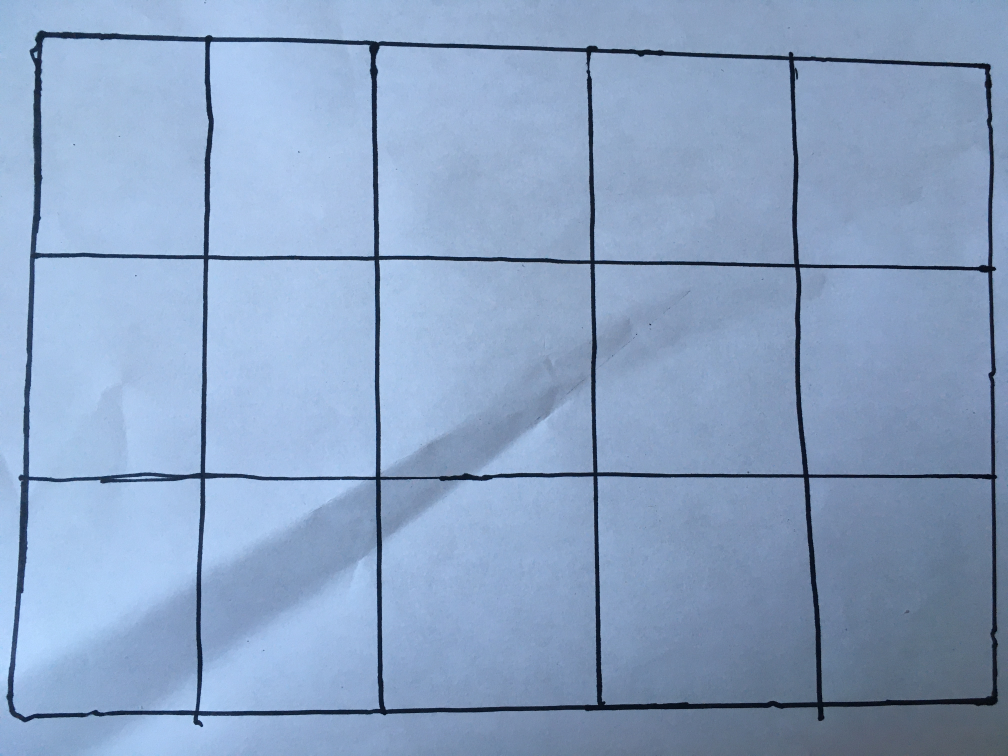
#> input picture IMG_0954.JPG, 4032 x 3024 px (shown at 1/4 size)
$ python maze.py
#> lines starting #> are read from the running program, lines starting #| are printed output that depends on the picture; after the words box and inside, x2 and y2 are one past the last pixel; in counts of white or black regions, pixels touching at a corner belong together
### pic2maze.py
import cv2
from imutils import contours
import numpy as np
import time
# [10 lines left out: function isObstacle, not called in this run]
def p2m(img,height):
	# Load image, grayscale, and adaptive threshold
#> called with img = 'IMG_0954.JPG', height = 5
	image = cv2.imread(img)
#> image is the input picture: shape (3024, 4032, 3); mean B, G, R 195.9, 162.5, 138.5
	gray = cv2.cvtColor(image, cv2.COLOR_BGR2GRAY)
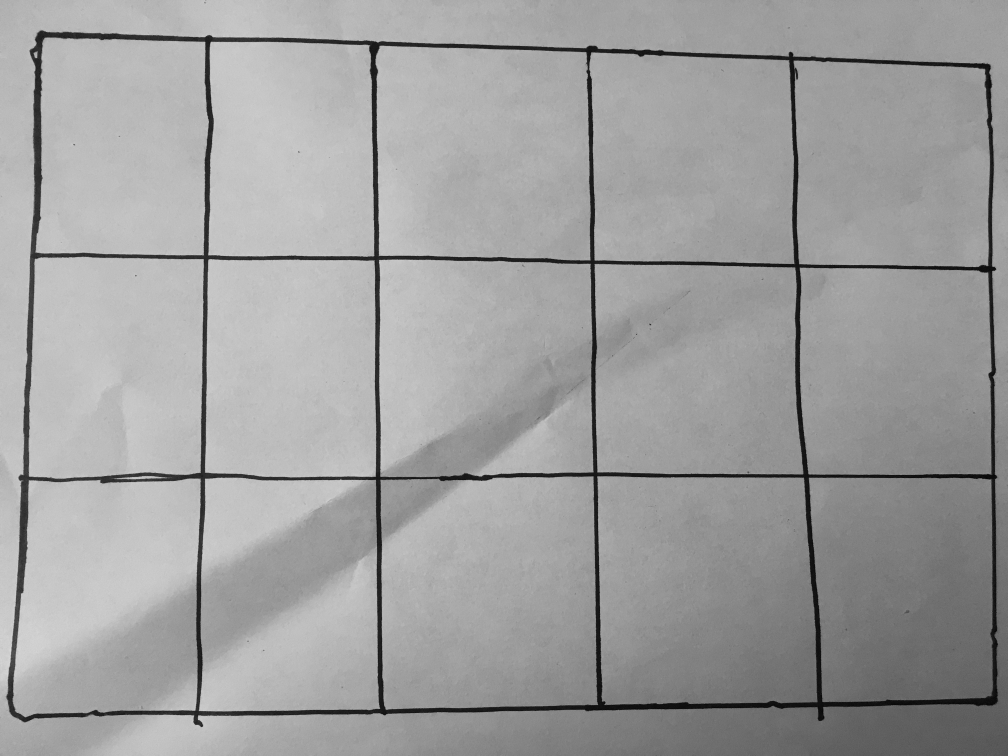
#> gray: shape (3024, 4032) (shown at 1/4 size); min 1, max 228, mean 159.1
	thresh = cv2.adaptiveThreshold(gray,255,cv2.ADAPTIVE_THRESH_GAUSSIAN_C, cv2.THRESH_BINARY_INV,57,5)
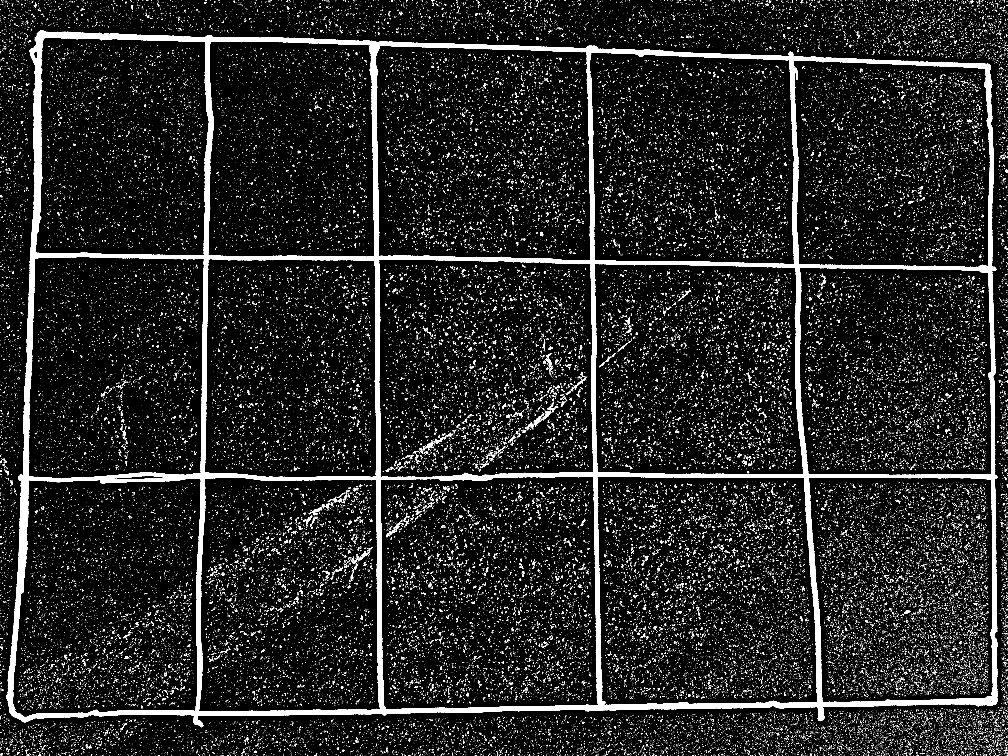
#> thresh: shape (3024, 4032) (shown at 1/4 size); 7.5% white; 76805 white regions (74310 under 20 px), largest, box (x1, y1, x2, y2) and area: (24, 121, 3992, 2909) 552342, (2134, 1642, 2204, 1702) 968, (1234, 2016, 1301, 2061) 607

	# Filter out all numbers and noise to isolate only boxes
	cnts = cv2.findContours(thresh, cv2.RETR_TREE, cv2.CHAIN_APPROX_SIMPLE)
#> cnts = 77228 contours
	cnts = cnts[0] if len(cnts) == 2 else cnts[1]
	for c in cnts:
		area = cv2.contourArea(c)
		if area < 1000:
			cv2.drawContours(thresh, [c], -1, (0,0,0), -1)
#> this loop made 77228 passes
#> (c, area) on passes 1 to 3: ([[4025, 3023], [4026, 3023]], 0), ([[4022, 3023]], 0), ([[3996, 3023]], 0)
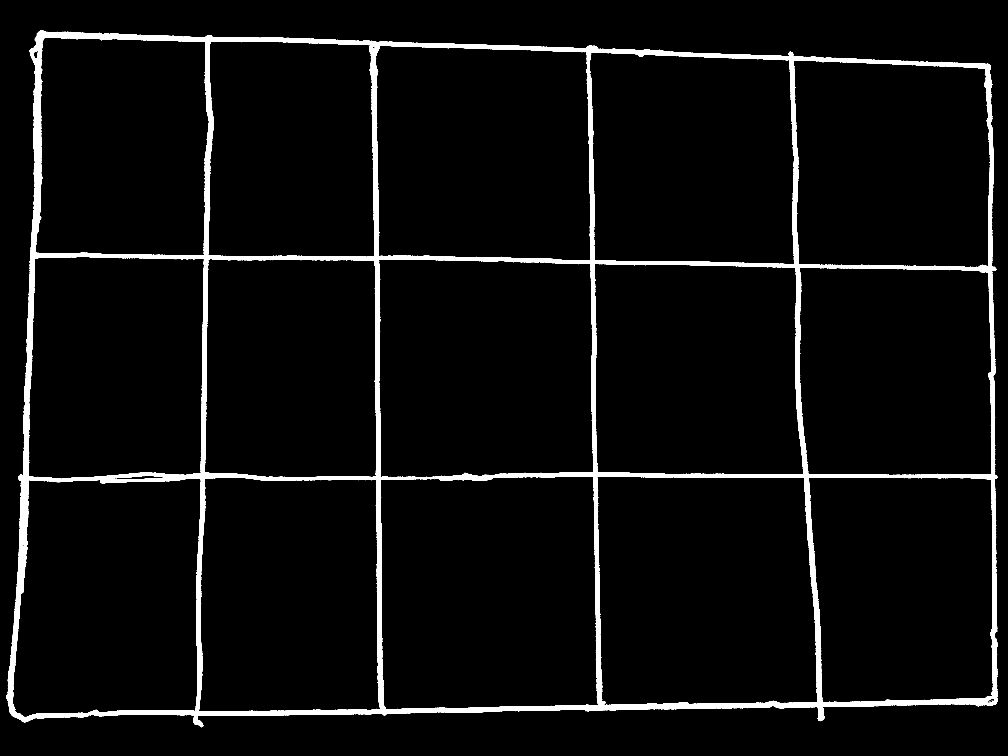
#> thresh: shape (3024, 4032) (shown at 1/4 size); 4.5% white; 10 white regions (9 under 20 px), largest, box (x1, y1, x2, y2) and area: (25, 121, 3992, 2909) 551499

	# Fix horizontal and vertical lines
	vertical_kernel = cv2.getStructuringElement(cv2.MORPH_RECT, (1,5))
#> vertical_kernel = [1, 1, 1, 1, 1]
	thresh = cv2.morphologyEx(thresh, cv2.MORPH_CLOSE, vertical_kernel, iterations=9)
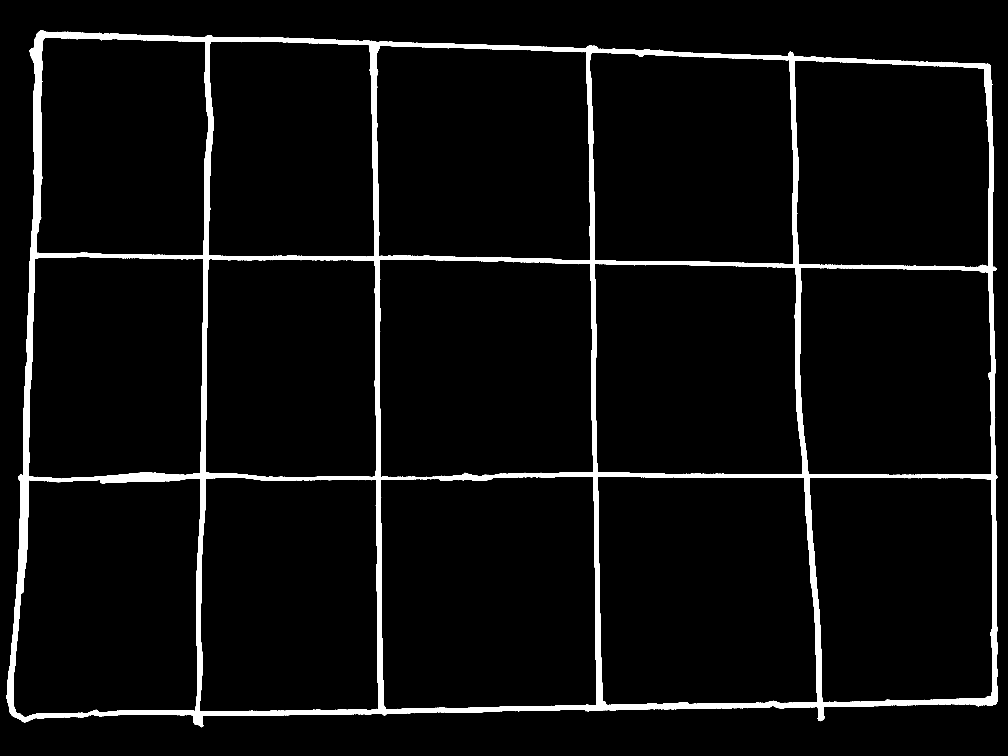
#> thresh: shape (3024, 4032) (shown at 1/4 size); 4.7% white; 2 white regions (1 under 20 px), largest, box (x1, y1, x2, y2) and area: (25, 121, 3992, 2909) 576026
	horizontal_kernel = cv2.getStructuringElement(cv2.MORPH_RECT, (5,1))
#> horizontal_kernel = [[1, 1, 1, 1, 1]]
	thresh = cv2.morphologyEx(thresh, cv2.MORPH_CLOSE, horizontal_kernel, iterations=4)
#> thresh: shape (3024, 4032); 4.8% white; 1 white region, box (x1, y1, x2, y2) and area: (24, 121, 3992, 2909) 584371

	# Sort by top to bottom and each row by left to right
	invert = 255 - thresh
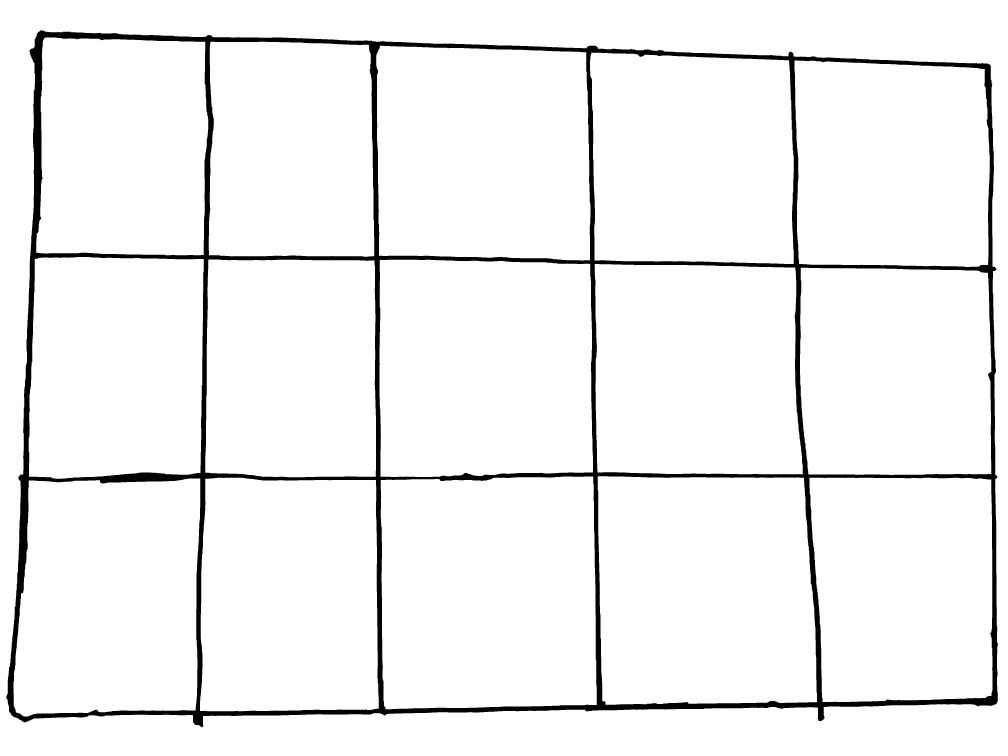
#> invert: shape (3024, 4032) (shown at 1/4 size); 95.2% white; 1 black region
	cnts = cv2.findContours(invert, cv2.RETR_TREE, cv2.CHAIN_APPROX_SIMPLE)
#> cnts = 17 contours; largest, box (x1, y1, x2, y2) and area: (0, 0, 4032, 3024) 12185713, (23, 120, 3993, 2910) 10328740, (1523, 1906, 2387, 2837) 777630, (2391, 1905, 3268, 2819) 763518, (1518, 1039, 2372, 1908) 720404
	cnts = cnts[0] if len(cnts) == 2 else cnts[1]
	(cnts, _) = contours.sort_contours(cnts, method="top-to-bottom")

	rows = []
	row = []
	cnts = cnts[2:]
#> cnts = 15 contours; largest, box (x1, y1, x2, y2) and area: (1523, 1906, 2387, 2837) 777630, (2391, 1905, 3268, 2819) 763518, (1518, 1039, 2372, 1908) 720404, (1505, 183, 2362, 1042) 702048, (2379, 1056, 3211, 1897) 667330
	for (i, c) in enumerate(cnts, 1):
		area = cv2.contourArea(c)
		if True:
			row.append(c)
			if i % height == 0:
				(cnts, _) = contours.sort_contours(row, method="left-to-right")
				rows.append(cnts)
				row = []
#> this loop made 15 passes
#> area on passes 1 to 12: 562640.5, 550907, 702047.5, 652084, 613390, 591509, 580821.5, 720404.5, 667330, 616785.5, 763518, 777630
#> after the loop, rows = 3 items
	cv2.imwrite('thresh.jpg',thresh)
	cv2.imwrite('invert.jpg',invert)
	return(rows)
def checkobs(img,rows):
#> called with img = 'obsmaze.png'
	image = cv2.imread(img)
	pos = 0
	obs = []
	for row in rows:
		for c in row:
			pos += 1
			mask = np.zeros(image.shape, dtype=np.uint8)
			cv2.drawContours(mask, [c], -1, (255,255,255), -1)
			result = cv2.bitwise_and(image, mask)
			result[mask==0] = 255
			cv2.imwrite('hel.jpg',result)
			if isObstacle(result):
				obs.append(pos)
#> this loop made 1 pass
#> after the loop, obs = []; pos = 1
	return(pos, obs)
def main(blank,obs,width):
	return(checkobs('obsmaze.png',p2m('IMG_0954.JPG',width)))

### maze.py
import numpy as np
import pic2maze
class GridWorld(object):
    # [13 lines left out: function __init__, not called in this run]
    def isTerminalState(self, state):
        return(state in self.stateSpacePlus and state not in self.stateSpace)
    # [46 lines left out: functions getAgentRowAndColumn, setState, badMove, step, reset, render, not called in this run]
    def actionSpaceSample(self):
        return np.random.choice(self.possibleActions)
# [81 lines left out: functions maxAction, renderPolicy, main, not called in this run]
if __name__ == "__main__":
    rowidth = 5
#> (the run stopped early here; a loop or call above may not have finished)
